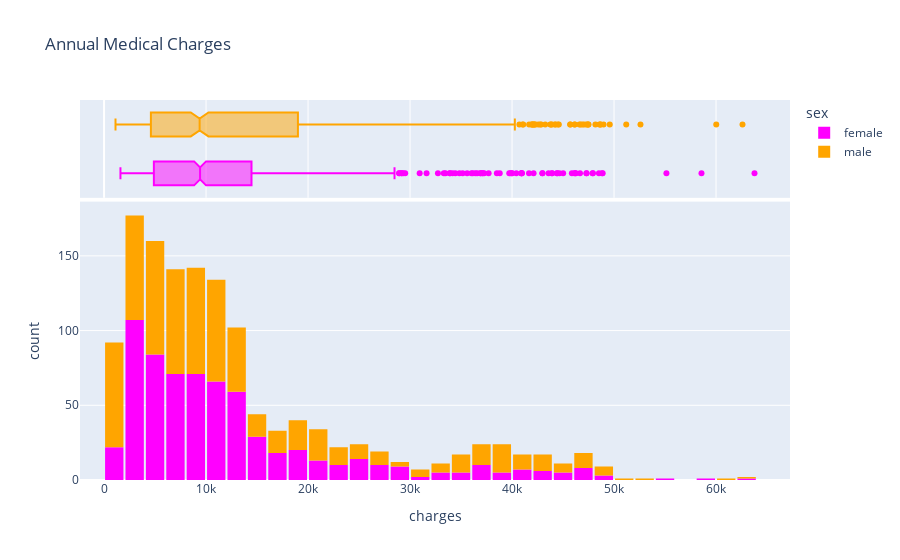

Notebook source saved alongside this figure:
### Code cell
fig = px.histogram(df, 
                   x='charges', 
                   marginal='box', 
                   color='sex', 
                   color_discrete_sequence=['magenta','orange'], 
                   title='Annual Medical Charges')
fig.update_layout(bargap=0.1)
fig.show()

### Figure 1 — Plotly figure (JSON) as saved in the notebook; plotly's stock layout.template omitted (floating-point values rounded to 4 significant figures; data arrays with more than 128 entries replaced by an {"elided": "..."} marker saying what was removed)
{"data": [{"alignmentgroup": "True", "bingroup": "x", "hovertemplate": "sex=female<br>charges=%{x}<br>count=%{y}<extra></extra>", "legendgroup": "female", "marker": {"color": "magenta", "pattern": {"shape": ""}}, "name": "female", "offsetgroup": "female", "orientation": "v", "showlegend": true, "type": "histogram", "x": {"elided": "662 float values"}, "xaxis": "x", "yaxis": "y"}, {"alignmentgroup": "True", "hovertemplate": "sex=female<br>charges=%{x}<extra></extra>", "legendgroup": "female", "marker": {"color": "magenta"}, "name": "female", "notched": true, "offsetgroup": "female", "showlegend": false, "type": "box", "x": {"elided": "662 float values"}, "xaxis": "x2", "yaxis": "y2"}, {"alignmentgroup": "True", "bingroup": "x", "hovertemplate": "sex=male<br>charges=%{x}<br>count=%{y}<extra></extra>", "legendgroup": "male", "marker": {"color": "orange", "pattern": {"shape": ""}}, "name": "male", "offsetgroup": "male", "orientation": "v", "showlegend": true, "type": "histogram", "x": {"elided": "676 float values"}, "xaxis": "x", "yaxis": "y"}, {"alignmentgroup": "True", "hovertemplate": "sex=male<br>charges=%{x}<extra></extra>", "legendgroup": "male", "marker": {"color": "orange"}, "name": "male", "notched": true, "offsetgroup": "male", "showlegend": false, "type": "box", "x": {"elided": "676 float values"}, "xaxis": "x2", "yaxis": "y2"}], "layout": {"bargap": 0.1, "barmode": "relative", "legend": {"title": {"text": "sex"}, "tracegroupgap": 0}, "title": {"text": "Annual Medical Charges"}, "xaxis": {"anchor": "y", "domain": [0, 1], "title": {"text": "charges"}}, "xaxis2": {"anchor": "y2", "domain": [0, 1], "matches": "x", "showgrid": true, "showticklabels": false}, "yaxis": {"anchor": "x", "domain": [0, 0.7326], "title": {"text": "count"}}, "yaxis2": {"anchor": "x2", "domain": [0.7426, 1], "matches": "y2", "showgrid": false, "showline": false, "showticklabels": false, "ticks": ""}}}
